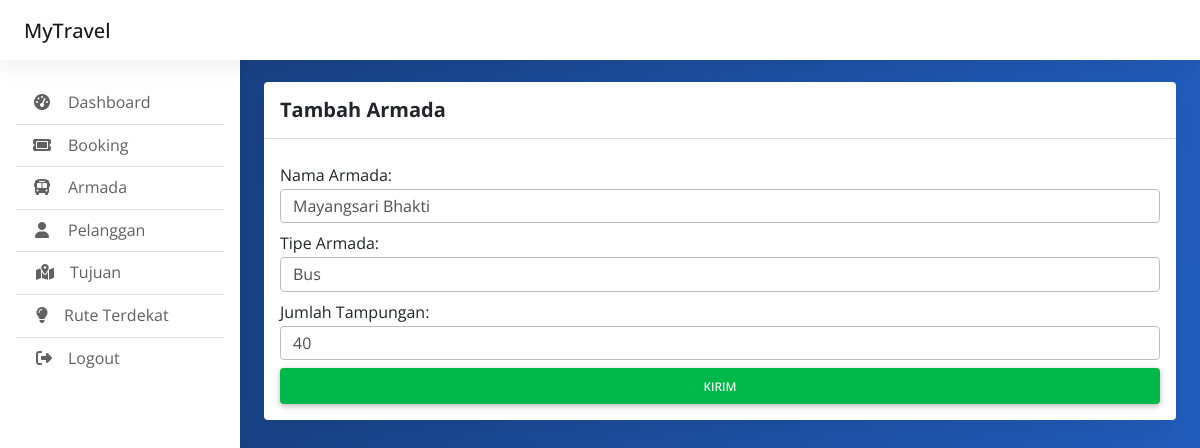
The page /index.php/admin/armada_edit/1 on the database its author committed.
### tables this page shows
CREATE TABLE `armada` (
  `id_armada` int(255) NOT NULL,
  `nama_armada` varchar(255) NOT NULL,
  `tipe_mobil` varchar(255) NOT NULL,
  `jumlah_tampungan` int(255) NOT NULL
);

### application/controllers/Admin.php (called while the page is built, shortened)
<?php
class Admin extends CI_Controller {
	public function __construct()
	{
		$this->load->model('akun_model');
		$this->load->model('crud_model');
	}
	public function armada_edit($id)
	{
		$data['array_armada'] = $this->crud_model->mengambil_data_id('armada','id_armada',$id);
		$data['obj_armada'] = $data['array_armada'][0];
		$this->load->view('admin_armada_edit',$data);
	}
}

### index.php (called while the page is built, shortened)
<?php
require_once BASEPATH.'core/CodeIgniter.php';

### application/models/Crud_model.php (called while the page is built, shortened)
<?php
class Crud_model extends CI_Model{
	public function mengambil_data_id($nama_tabel, $nama_colum, $id)
	{
		$this->db->select('*');
		$this->db->from($nama_tabel);
		$this->db->where($nama_colum, $id);
		$query = $this->db->get();
		return $query->result();
	}
}

### application/views/admin_armada_edit.php (the view, shortened to what this page needs)
<!doctype html>
<html lang="en">
  <head>
    <link href="https://cdn.jsdelivr.net/npm/bootstrap@5.3.0-alpha1/dist/css/bootstrap.min.css" rel="stylesheet">
	<link rel="stylesheet" href="https://cdnjs.cloudflare.com/ajax/libs/font-awesome/6.4.0/css/all.min.css" />
	<link rel="stylesheet" href="<?=base_url()?>css/mdb.min.css" />
	<link rel="stylesheet" href="<?=base_url()?>css/admin.css" />
  </head>
<body>
  <header>
  </header>
  <main style="margin-top: 58px">
    <div class="container pt-4">
		  <section class="mb-4">
			<div class="card">
			  <div class="card-header py-3">
				<h5 class="mb-0"><strong>Tambah Armada</strong></h5>
			  </div>
			  <div class="card-body">
				<form action="<?=site_url('/admin/armada_edit_go')?>" method="post">
					<div class="form-group mb-2">
					  <label for="nama">Nama Armada:</label>
					  <input name="nama_armada" type="text" class="form-control" id="nama" value="<?= $obj_armada->nama_armada ?>">
					</div>
					<div class="form-group mb-2">
					  <label for="nama">Tipe Armada:</label>
					  <input name="tipe_mobil" type="text" class="form-control" id="nama" value="<?= $obj_armada->tipe_mobil ?>">
					</div>
					<div class="form-group mb-2">
					  <label for="nama">Jumlah Tampungan:</label>
					  <input name="jumlah_tampungan" type="numer" class="form-control" id="nama" value="<?= $obj_armada->jumlah_tampungan ?>">
					</div>
					<button type="submit" class="btn btn-success btn-block">Kirim</button>
				  </form>
			  </div>
			</div>
		  </section>
    </div>
  </main>
</body>
</html>

### css/admin.css (style rules this page uses)
body { background-color: #fbfbfb; }
@media (min-width: 991.98px) { main { padding-left: 240px; } }

### application/views/admin_armada_edit.php (style rules this page uses)
body { background-color: #163a76; font-family: 'Open Sans', sans-serif; background: rgb(22,58,118); background: linear-gradient(94deg, rgba(22,58,118,1) 0%, rgba(34,92,187,1) 100%); }
button { padding: 3px 12px 3px 12px; }

### rows shown on the page
armada: nama_armada "Mayangsari Bhakti", tipe_mobil "Bus", jumlah_tampungan "40"
